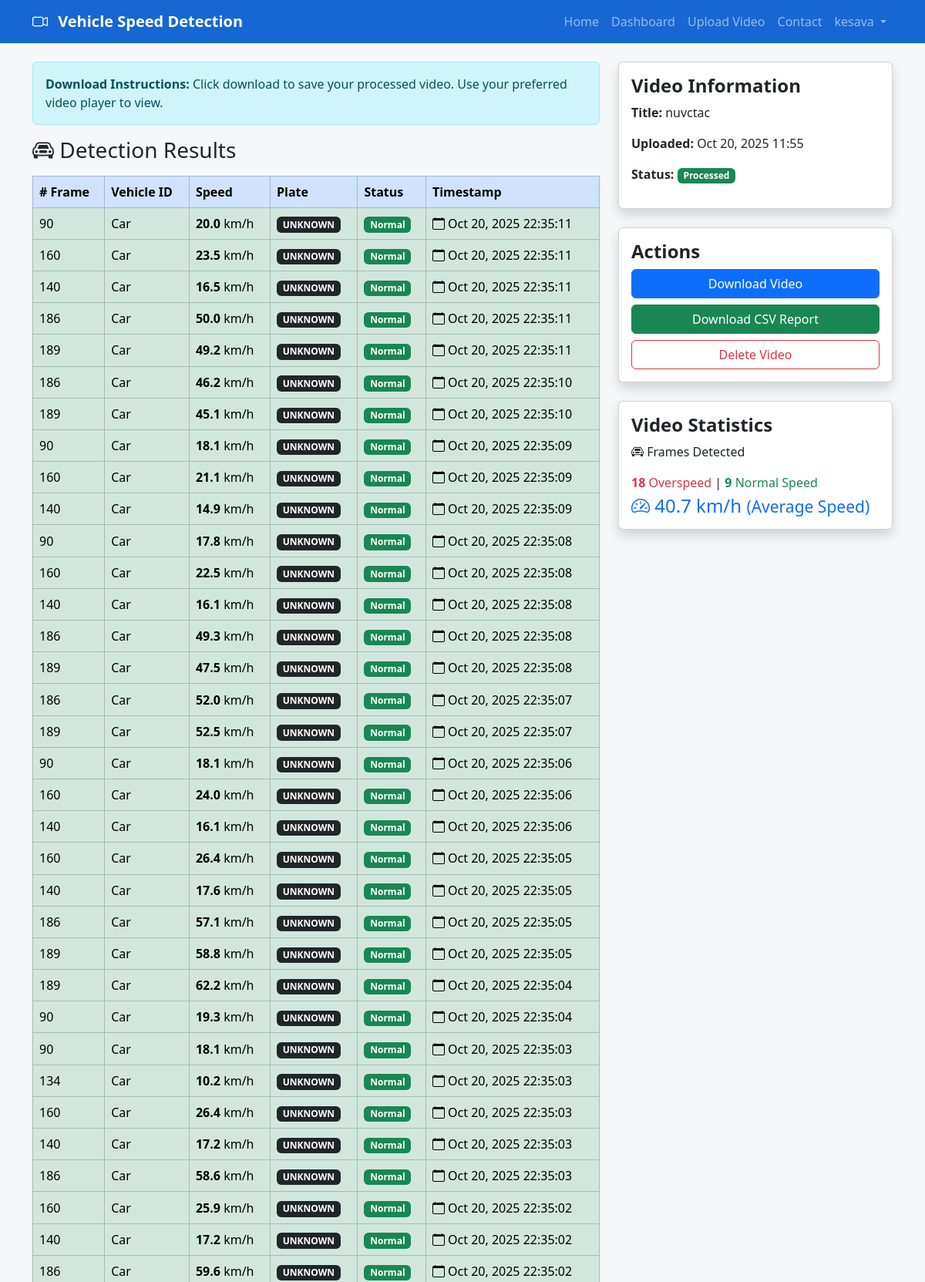
Page /results/33/ (signed in, upper part) on the committed database.
### detection/models.py (models this page shows, shortened)
class SpeedViolation(models.Model):
    video = models.ForeignKey(Video, on_delete=models.CASCADE, related_name='violations')
    frame_id = models.IntegerField(default=0)
    timestamp = models.DateTimeField()
    vehicle = models.CharField(max_length=200)
    speed = models.FloatField()
    plate = models.CharField(max_length=50)
    location = models.CharField(max_length=100)

class Video(models.Model):
    user = models.ForeignKey(User, on_delete=models.CASCADE)
    title = models.CharField(max_length=255)
    file = models.FileField(upload_to='uploads/')
    result_file = models.FileField(upload_to='processed/', null=True, blank=True)
    uploaded_at = models.DateTimeField(auto_now_add=True)
    processed = models.BooleanField(default=False)

### detection/views.py (the view)
# urls.py: path('results/<int:video_id>/', views.view_results, name='view_results'),
@login_required
def view_results(request, video_id):
    video = Video.objects.filter(id=video_id, user=request.user).first()
    if not video:
        return HttpResponse("Not found or unauthorized", status=404)
    violations = video.violations.all().order_by('-timestamp')
    unique_trackids = set(viol.frame_id for viol in violations)
    overspeed_ids = {viol.frame_id for viol in violations if viol.speed > 80}
    total_vehicles = len(unique_trackids)
    overspeed_count = len(overspeed_ids)
    normal_count = max(0, total_vehicles - overspeed_count)
    avg_speed = violations.aggregate(avg=Avg('speed'))['avg'] or 0
    top_speed = violations.aggregate(max=Max('speed'))['max'] or 0
    return render(request, 'detection/results.html', {
        'violations': violations[:50],
        'total_vehicles': total_vehicles,
        'overspeed_count': overspeed_count,
        'normal_count': normal_count,
        'avg_speed': round(avg_speed, 2),
        'top_speed': round(top_speed, 2),
        'video': video,
    })

### templates/detection/results.html (shortened to what this page needs)
{% extends 'base.html' %}
{% block content %}
<div class="row">
  <div class="col-md-8">
    <div class="alert alert-info mb-3">
      <b>Download Instructions:</b> Click download to save your processed video. Use your preferred video player to view.
    </div>
    <h3 class="mb-3"><i class="bi bi-car-front"></i> Detection Results</h3>
    <table class="table table-bordered table-hover shadow-sm align-middle">
      <thead class="table-primary">
        <tr>
          <th># Frame</th>
          <th>Vehicle ID</th>
          <th>Speed</th>
          <th>Plate</th>
          <th>Status</th>
          <th>Timestamp</th>
        </tr>
      </thead>
      <tbody>
        {% for v in violations %}
        <tr class="{% if v.speed > 80 %}table-danger{% else %}table-success{% endif %}">
          <td>{{ v.frame_id }}</td>
          <td>{{ v.vehicle }}</td>
          <td><b>{{ v.speed|floatformat:1 }}</b> km/h{% if v.speed > 80 %} <span class="badge bg-danger">OVER</span>{% endif %}</td>
          <td><span class="badge bg-dark">{{ v.plate|default:"-" }}</span></td>
          <td>
            {% if v.speed > 80 %}
              <span class="badge bg-danger"><i class="bi bi-exclamation-triangle"></i> Overspeed</span>
            {% else %}
              <span class="badge bg-success">Normal</span>
            {% endif %}
          </td>
          <td><i class="bi bi-calendar"></i> {{ v.timestamp|date:"M d, Y H:i:s" }}</td>
        </tr>
        {% empty %}
        <tr>
          <td colspan="6" class="text-center">No violations found for this video.</td>
        </tr>
        {% endfor %}
      </tbody>
    </table>
  </div>
  <div class="col-md-4">
    <div class="card shadow mb-4">
      <div class="card-body">
        <h4 class="fw-bold mb-2">Video Information</h4>
        {% if video %}
        <p><b>Title:</b> {{ video.title }}</p>
        <p><b>Uploaded:</b> {{ video.uploaded_at|date:"M d, Y H:i" }}</p>
        <p><b>Status:</b>
          {% if video.processed %}
            <span class="badge bg-success">Processed</span>
          {% else %}
            <span class="badge bg-warning text-dark">Pending</span>
          {% endif %}
        </p>
        {% endif %}
      </div>
    </div>
    <div class="card shadow mb-4">
      <div class="card-body">
        <h4 class="fw-bold mb-2">Actions</h4>
        {% if video and video.result_file %}
          <a href="{{ video.result_file.url }}" class="btn btn-primary w-100 mb-2">Download Video</a>
        {% else %}
          <button class="btn btn-secondary w-100 mb-2" disabled>Download N/A</button>
        {% endif %}
        <a href="{% url 'download_csv' %}" class="btn btn-success w-100 mb-2">Download CSV Report</a>
        {% if video %}
          <a href="{% url 'delete_video' video.id %}" class="btn btn-outline-danger w-100">Delete Video</a>
        {% endif %}
      </div>
    </div>
    <div class="card shadow">
      <div class="card-body">
        <h4 class="fw-bold mb-2">Video Statistics</h4>
        <p><i class="bi bi-car-front"></i> <b>{{ total_violations }}</b> Frames Detected</p>
        <p class="mb-1">
          <span class="text-danger"><b>{{ overspeed_count }}</b> Overspeed</span>
          | <span class="text-success"><b>{{ normal_count }}</b> Normal Speed</span>
        </p>
        <h4 class="mb-0 text-primary"><i class="bi bi-speedometer2"></i> {{ avg_speed }} km/h <span class="small"> (Average Speed)</span></h4>
      </div>
    </div>
  </div>
</div>
{% endblock %}

### templates/base.html (shortened to what this page needs)
<!DOCTYPE html>
<html lang="en">
<head>
    <link href="https://cdn.jsdelivr.net/npm/bootstrap@5.3.2/dist/css/bootstrap.min.css" rel="stylesheet" />
    <link href="https://cdn.jsdelivr.net/npm/bootstrap-icons@1.11.1/font/bootstrap-icons.css" rel="stylesheet" />
</head>
<body>
<nav class="navbar navbar-expand-lg navbar-dark" style="background-color: #1667d2;">
  <div class="container">
    <a class="navbar-brand" href="{% url 'home' %}">
      <span class="me-2 bi bi-camera-video"></span> Vehicle Speed Detection
    </a>
    <div class="collapse navbar-collapse" id="navbarNav">
      <ul class="navbar-nav ms-auto">
        <li class="nav-item"><a class="nav-link" href="{% url 'home' %}">Home</a></li>
        <li class="nav-item"><a class="nav-link" href="{% url 'dashboard' %}">Dashboard</a></li>
        <li class="nav-item"><a class="nav-link" href="{% url 'upload_video' %}">Upload Video</a></li>
        <li class="nav-item"><a class="nav-link" href="{% url 'contact' %}">Contact</a></li>
        {% if user.is_authenticated %}
          <li class="nav-item dropdown">
            <a class="nav-link dropdown-toggle" href="#" id="userDropdown" role="button" data-bs-toggle="dropdown" aria-expanded="false">
              {{ user.username }}
            </a>
          </li>
        {% else %}
          <li class="nav-item"><a class="nav-link" href="{% url 'login' %}">Login</a></li>
          <li class="nav-item"><a class="nav-link" href="{% url 'signup' %}">Sign Up</a></li>
        {% endif %}
      </ul>
    </div>
  </div>
</nav>
<div class="container py-4">
  {% block content %}{% endblock %}
</div>
</body>
</html>

### templates/base.html (style rules this page uses)
body { background-color: #f6f7f9; }
.navbar-brand { font-weight: 700; }

### rows in the picture
SpeedViolation: frame_id "90", vehicle "Car", speed "20.0", plate "UNKNOWN", shows "Normal", timestamp "Oct 20, 2025 22:35:11"
SpeedViolation: frame_id "160", vehicle "Car", speed "23.5", plate "UNKNOWN", shows "Normal", timestamp "Oct 20, 2025 22:35:11"
SpeedViolation: frame_id "140", vehicle "Car", speed "16.5", plate "UNKNOWN", shows "Normal", timestamp "Oct 20, 2025 22:35:11"
SpeedViolation: frame_id "186", vehicle "Car", speed "50.0", plate "UNKNOWN", shows "Normal", timestamp "Oct 20, 2025 22:35:11"
SpeedViolation: frame_id "189", vehicle "Car", speed "49.2", plate "UNKNOWN", shows "Normal", timestamp "Oct 20, 2025 22:35:11"
SpeedViolation: frame_id "186", vehicle "Car", speed "46.2", plate "UNKNOWN", shows "Normal", timestamp "Oct 20, 2025 22:35:10"
SpeedViolation: frame_id "189", vehicle "Car", speed "45.1", plate "UNKNOWN", shows "Normal", timestamp "Oct 20, 2025 22:35:10"
SpeedViolation: frame_id "90", vehicle "Car", speed "18.1", plate "UNKNOWN", shows "Normal", timestamp "Oct 20, 2025 22:35:09"
SpeedViolation: frame_id "160", vehicle "Car", speed "21.1", plate "UNKNOWN", shows "Normal", timestamp "Oct 20, 2025 22:35:09"
SpeedViolation: frame_id "140", vehicle "Car", speed "14.9", plate "UNKNOWN", shows "Normal", timestamp "Oct 20, 2025 22:35:09"
SpeedViolation: frame_id "90", vehicle "Car", speed "17.8", plate "UNKNOWN", shows "Normal", timestamp "Oct 20, 2025 22:35:08"
SpeedViolation: frame_id "160", vehicle "Car", speed "22.5", plate "UNKNOWN", shows "Normal", timestamp "Oct 20, 2025 22:35:08"
SpeedViolation: frame_id "140", vehicle "Car", speed "16.1", plate "UNKNOWN", shows "Normal", timestamp "Oct 20, 2025 22:35:08"
SpeedViolation: frame_id "186", vehicle "Car", speed "49.3", plate "UNKNOWN", shows "Normal", timestamp "Oct 20, 2025 22:35:08"
SpeedViolation: frame_id "189", vehicle "Car", speed "47.5", plate "UNKNOWN", shows "Normal", timestamp "Oct 20, 2025 22:35:08"
SpeedViolation: frame_id "186", vehicle "Car", speed "52.0", plate "UNKNOWN", shows "Normal", timestamp "Oct 20, 2025 22:35:07"
SpeedViolation: frame_id "189", vehicle "Car", speed "52.5", plate "UNKNOWN", shows "Normal", timestamp "Oct 20, 2025 22:35:07"
SpeedViolation: frame_id "90", vehicle "Car", speed "18.1", plate "UNKNOWN", shows "Normal", timestamp "Oct 20, 2025 22:35:06"
SpeedViolation: frame_id "160", vehicle "Car", speed "24.0", plate "UNKNOWN", shows "Normal", timestamp "Oct 20, 2025 22:35:06"
SpeedViolation: frame_id "140", vehicle "Car", speed "16.1", plate "UNKNOWN", shows "Normal", timestamp "Oct 20, 2025 22:35:06"
SpeedViolation: frame_id "160", vehicle "Car", speed "26.4", plate "UNKNOWN", shows "Normal", timestamp "Oct 20, 2025 22:35:05"
SpeedViolation: frame_id "140", vehicle "Car", speed "17.6", plate "UNKNOWN", shows "Normal", timestamp "Oct 20, 2025 22:35:05"
SpeedViolation: frame_id "186", vehicle "Car", speed "57.1", plate "UNKNOWN", shows "Normal", timestamp "Oct 20, 2025 22:35:05"
SpeedViolation: frame_id "189", vehicle "Car", speed "58.8", plate "UNKNOWN", shows "Normal", timestamp "Oct 20, 2025 22:35:05"
SpeedViolation: frame_id "189", vehicle "Car", speed "62.2", plate "UNKNOWN", shows "Normal", timestamp "Oct 20, 2025 22:35:04"
SpeedViolation: frame_id "90", vehicle "Car", speed "19.3", plate "UNKNOWN", shows "Normal", timestamp "Oct 20, 2025 22:35:04"
SpeedViolation: frame_id "90", vehicle "Car", speed "18.1", plate "UNKNOWN", shows "Normal", timestamp "Oct 20, 2025 22:35:03"
SpeedViolation: frame_id "134", vehicle "Car", speed "10.2", plate "UNKNOWN", shows "Normal", timestamp "Oct 20, 2025 22:35:03"
SpeedViolation: frame_id "160", vehicle "Car", speed "26.4", plate "UNKNOWN", shows "Normal", timestamp "Oct 20, 2025 22:35:03"
SpeedViolation: frame_id "140", vehicle "Car", speed "17.2", plate "UNKNOWN", shows "Normal", timestamp "Oct 20, 2025 22:35:03"
SpeedViolation: frame_id "186", vehicle "Car", speed "58.6", plate "UNKNOWN", shows "Normal", timestamp "Oct 20, 2025 22:35:03"
SpeedViolation: frame_id "160", vehicle "Car", speed "25.9", plate "UNKNOWN", shows "Normal", timestamp "Oct 20, 2025 22:35:02"
SpeedViolation: frame_id "140", vehicle "Car", speed "17.2", plate "UNKNOWN", shows "Normal", timestamp "Oct 20, 2025 22:35:02"
SpeedViolation: frame_id "186", vehicle "Car", speed "59.6", plate "UNKNOWN", shows "Normal", timestamp "Oct 20, 2025 22:35:02"
Video: title "nuvctac", uploaded_at "Oct 20, 2025 11:55"

### other values in the picture
{{ user.username }} "kesava"
{{ overspeed_count }} "18"
{{ normal_count }} "9"
{{ avg_speed }} "40.7"
